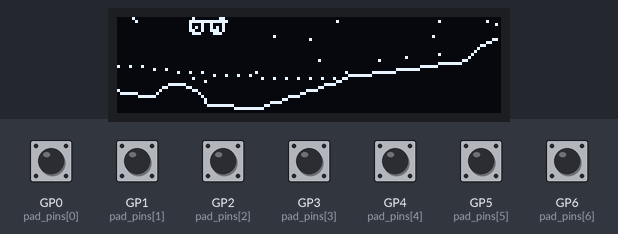
This program was run on a simulated Raspberry Pi Pico running MicroPython. Parts: 128×32 one-colour display. Inputs (shaded band) come from the test bench; at power-on: GP0 (pad_pins[0]), GP1 (pad_pins[1]), GP2 (pad_pins[2]), GP3 (pad_pins[3]), GP4 (pad_pins[4]), GP5 (pad_pins[5]), GP6 (pad_pins[6]) HIGH. Random numbers come from a fixed seed; what the program prints to the serial console is not drawn.

Above: at 1.2 s.
1.3 s: GP0 (pad_pins[0]) pulled LOW for 1 s
5.3 s: GP2 (pad_pins[2]) pulled LOW for 0.2 s
At 5.68 s:
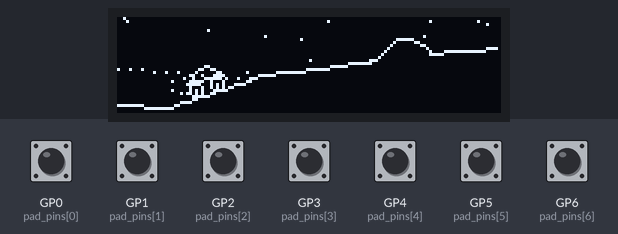
7.0 s: GP3 (pad_pins[3]) pulled LOW for 0.2 s
At 7.39 s:
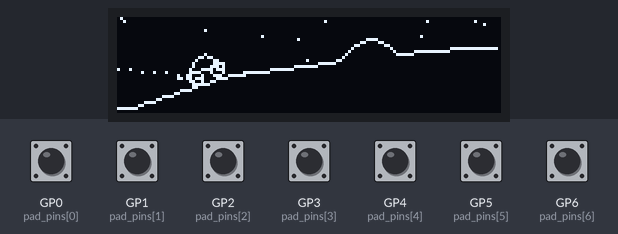
8.7 s: GP4 (pad_pins[4]) pulled LOW for 0.2 s
At 9.43 s:
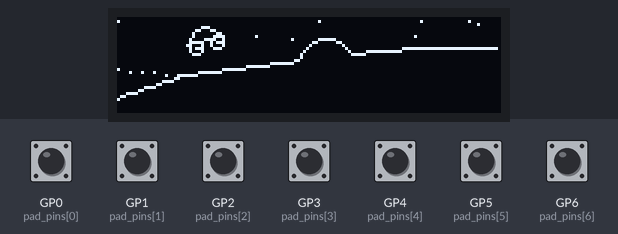
10.7 s: GP2 (pad_pins[2]) pulled LOW for 1 s
At 11.43 s:
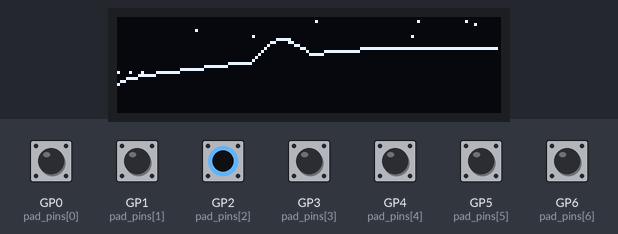
13.2 s: GP3 (pad_pins[3]) pulled LOW for 1 s
At 13.74 s:
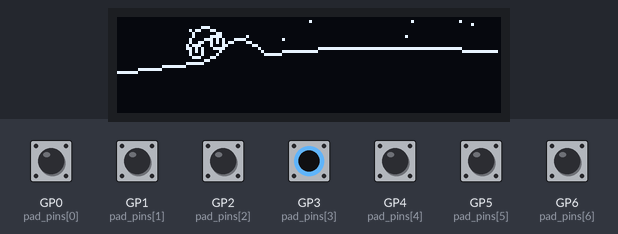
Timing chart, 0 to 16.2 s (numbered marks = the images above; inputs shaded):
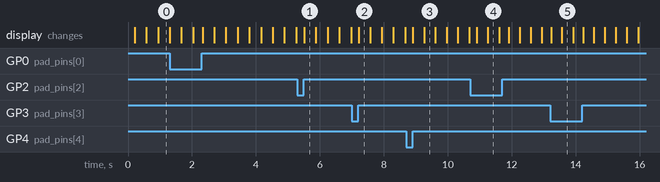

The program:

OLEDMoonBuggyDemo_01.py
```python
"""
================================================================================
HAL 9000: BARE-METAL SSD1306 DRIVER (128x32) & VECTOR MOON PATROL v9.4
Hardware: RP2350 (Pico 2) | I2C1: SDA=GP14, SCL=GP15 | Gamepad: GP0-GP6
================================================================================
"""
import machine
import time
import math
import random

# --- GAMEPAD DRIVER ---
pad_pins = [machine.Pin(i, machine.Pin.IN, machine.Pin.PULL_UP) for i in range(7)]

def read_gamepad():
    return [1 if p.value() == 0 else 0 for p in pad_pins]

# --- THE OLED DRIVER ---
class FastOLED_128x32:
    def __init__(self, i2c, address=0x3c, rotation=0):
        self.i2c = i2c
        self.addr = address
        self.rot = rotation

        if self.rot == 90 or self.rot == 270:
            self.width, self.height = 32, 128
        else:
            self.width, self.height = 128, 32

        self.payload = bytearray(513)
        self.payload[0] = 0x40
        self.buffer = memoryview(self.payload)[1:]

        self._init_display()

    def _init_display(self):
        seg_remap = 0xA1 if self.rot != 180 else 0xA0
        com_scan = 0xC8 if self.rot != 180 else 0xC0

        init_cmds = [
            0xAE, 0xD5, 0x80, 0xA8, 0x1F, 0xD3, 0x00, 0x40,
            0x8D, 0x14, 0x20, 0x00, seg_remap, com_scan,
            0xDA, 0x02, 0x81, 0x8F, 0xD9, 0xF1, 0xDB, 0x40,
            0xA4, 0xA6, 0xAF
        ]
        for cmd in init_cmds:
            self.i2c.writeto(self.addr, bytes([0x00, cmd]))

    def show(self):
        self.i2c.writeto(self.addr, self.payload)

    def clear(self):
        for i in range(512):
            self.buffer[i] = 0

    def pixel(self, x, y, color=1):
        x, y = int(x), int(y)
        if self.rot == 90: px, py = y, 31 - x
        elif self.rot == 270: px, py = 127 - y, x
        elif self.rot == 180: px, py = 127 - x, 31 - y
        else: px, py = x, y

        if 0 <= px < 128 and 0 <= py < 32:
            idx = px + (py // 8) * 128
            if color: self.buffer[idx] |= (1 << (py % 8))
            else: self.buffer[idx] &= ~(1 << (py % 8))

    def hline(self, x, y, w, color=1):
        for i in range(x, x + w): self.pixel(i, y, color)

    def vline(self, x, y, h, color=1):
        for i in range(y, y + h): self.pixel(x, i, color)

    def line(self, x0, y0, x1, y1, color=1):
        x0, y0, x1, y1 = int(x0), int(y0), int(x1), int(y1)
        dx, dy = abs(x1 - x0), -abs(y1 - y0)
        sx, sy = 1 if x0 < x1 else -1, 1 if y0 < y1 else -1
        err = dx + dy
        while True:
            self.pixel(x0, y0, color)
            if x0 == x1 and y0 == y1: break
            e2 = 2 * err
            if e2 >= dy: err += dy; x0 += sx
            if e2 <= dx: err += dx; y0 += sy

    def circle(self, x0, y0, r, color=1, filled=False):
        f = 1 - r
        ddF_x, ddF_y = 1, -2 * r
        x, y = 0, r
        self.pixel(x0, y0 + r, color); self.pixel(x0, y0 - r, color)
        self.pixel(x0 + r, y0, color); self.pixel(x0 - r, y0, color)
        while x < y:
            if f >= 0: y -= 1; ddF_y += 2; f += ddF_y
            x += 1; ddF_x += 2; f += ddF_x
            self.pixel(x0 + x, y0 + y, color); self.pixel(x0 - x, y0 + y, color)
            self.pixel(x0 + x, y0 - y, color); self.pixel(x0 - x, y0 - y, color)
            self.pixel(x0 + y, y0 + x, color); self.pixel(x0 - y, y0 + x, color)
            self.pixel(x0 + y, y0 - x, color); self.pixel(x0 - y, y0 - x, color)


# ==============================================================================
# MAIN DEMO: VECTOR MOON PATROL v9.4 (SAFE SPAWN & VARIABLE CHASMS)
# ==============================================================================

def get_terrain_y(wx):
    """Procedural terrain with Safe Zones and Variable Chasms."""
    # 1. Base Rolling Hills
    y = 24 + math.sin(wx * 0.02) * 4 + math.sin(wx * 0.031) * 3

    # 2. Plateaus
    p = math.sin(wx * 0.01)
    if p > 0.5:
        val = (p - 0.5) * 4
        if val > 1.0: val = 1.0
        y -= val * 10

    # 3. Stalagmites / Spikes
    s = math.sin(wx * 0.06)
    if s > 0.85:
        y -= (s - 0.85) * 40

    # 4. Chasms (Variable Width & Safe Zone)
    # Give the player 250 pixels of safe runway to land and gain speed
    if wx > 250:
        # Modulate the threshold to create variable gap widths
        threshold = 0.94 + math.sin(wx * 0.011) * 0.035
        c = math.sin(wx * 0.025)
        if c > threshold:
            y += 40 # Drop down off screen

    return y

def rotate_pt(px, py, angle):
    rx = px * math.cos(angle) - py * math.sin(angle)
    ry = px * math.sin(angle) + py * math.cos(angle)
    return rx, ry

def run_moon_rover_demo():
    print("HAL 9000: Initializing Safe Spawn Routine...")
    i2c = machine.I2C(1, sda=machine.Pin(14), scl=machine.Pin(15), freq=1000000)

    oled = FastOLED_128x32(i2c, rotation=0)

    world_x = 0.0
    rover_x = 30.0
    rover_y = 0.0
    vy = 0.0
    gravity = 0.22
    jump_power = -3.4

    current_speed = 1.0
    current_angle = 0.0
    target_angle = 0.0

    particles = []
    stars = [[random.randint(0, 127), random.randint(0, 31)] for _ in range(25)]

    try:
        while True:
            pad = read_gamepad()

            # --- 1. ACCELERATION ---
            target_speed = 1.2
            if pad[2]: target_speed = 0.5
            if pad[3]: target_speed = 2.6

            current_speed += (target_speed - current_speed) * 0.1
            world_x += current_speed

            # --- 2. PHYSICS & COLLISION ---
            vy += gravity
            rover_y += vy

            ty = get_terrain_y(world_x + rover_x)
            grounded = False

            if rover_y >= ty - 3:
                if ty < 34:
                    rover_y = ty - 3
                    vy = 0
                    grounded = True

                    if current_speed > 1.0 and random.random() < 0.4:
                        particles.append([rover_x - 6, rover_y + 2, -current_speed * 0.5 + random.uniform(-0.5, 0), random.uniform(-1, 0), random.randint(5, 12)])

            # --- 3. JUMPING & RAMPING ---
            if pad[4] and grounded:
                vy = jump_power
                grounded = False

            if grounded and target_angle < -0.6 and current_speed > 1.5:
                vy = jump_power * 0.8
                grounded = False

            if rover_y > 40: # Death: Reset and give runway
                world_x = 0.0
                rover_y = -5.0
                vy = 0.0
                current_speed = 1.0

            # --- 4. KINEMATICS ---
            if grounded:
                ty_front = get_terrain_y(world_x + rover_x + 4)
                ty_rear = get_terrain_y(world_x + rover_x - 4)
                target_angle = math.atan2(ty_front - ty_rear, 8)
            else:
                target_angle += vy * 0.02

            current_angle += (target_angle - current_angle) * 0.2

            # --- 5. PARTICLES ---
            for p in particles[:]:
                p[0] += p[2]
                p[1] += p[3]
                p[4] -= 1
                if p[4] <= 0: particles.remove(p)

            # --- 6. RENDER ENGINE ---
            oled.clear()

            for s in stars:
                s[0] -= current_speed * 0.1
                if s[0] < 0:
                    s[0] = 127
                    s[1] = random.randint(0, 31)

                terrain_height = get_terrain_y(world_x + s[0])
                if s[1] < terrain_height:
                    oled.pixel(int(s[0]), s[1])

            for sx in range(0, 128, 4):
                my = 16 + math.sin((world_x * 0.3 + sx) * 0.02) * 5
                terrain_height = get_terrain_y(world_x + sx)
                if my < terrain_height:
                    oled.pixel(sx, int(my))

            last_y = get_terrain_y(world_x)
            for sx in range(2, 128, 2):
                y = get_terrain_y(world_x + sx)
                oled.line(sx - 2, int(last_y), sx, int(y))
                last_y = y

            chassis_lines = [
                ((-6, -2), (6, -2)),
                ((-6, -2), (-2, -6)),
                ((-2, -6), (2, -6)),
                ((2, -6), (6, -2))
            ]

            for line_pts in chassis_lines:
                p1 = rotate_pt(line_pts[0][0], line_pts[0][1], current_angle)
                p2 = rotate_pt(line_pts[1][0], line_pts[1][1], current_angle)
                oled.line(int(rover_x + p1[0]), int(rover_y + p1[1]),
                          int(rover_x + p2[0]), int(rover_y + p2[1]))

            rw = rotate_pt(-4, 0, current_angle)
            fw = rotate_pt(4, 0, current_angle)
            oled.circle(int(rover_x + rw[0]), int(rover_y + rw[1]), 2)
            oled.circle(int(rover_x + fw[0]), int(rover_y + fw[1]), 2)

            spin_angle = world_x * 0.4
            sxr = int(rover_x + rw[0] + math.cos(spin_angle)*2)
            syr = int(rover_y + rw[1] + math.sin(spin_angle)*2)
            sxf = int(rover_x + fw[0] + math.cos(spin_angle)*2)
            syf = int(rover_y + fw[1] + math.sin(spin_angle)*2)
            oled.line(int(rover_x + rw[0]), int(rover_y + rw[1]), sxr, syr)
            oled.line(int(rover_x + fw[0]), int(rover_y + fw[1]), sxf, syf)

            for p in particles: oled.pixel(p[0], p[1])

            oled.show()
            time.sleep(0.005)

    except KeyboardInterrupt:
        oled.clear()
        oled.show()
        print("HAL 9000: Simulation Halted.")

run_moon_rover_demo()
```
